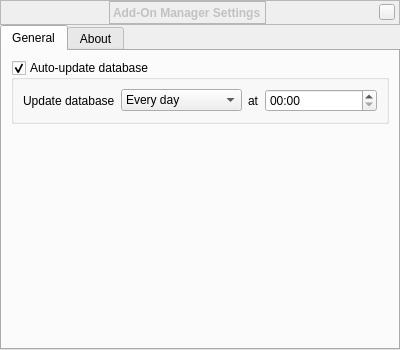
<?xml version="1.0" encoding="UTF-8"?>
<ui version="4.0">
 <class>addonSettingsDialogForm</class>
 <widget class="QWidget" name="addonSettingsDialogForm">
  <property name="geometry">
   <rect>
    <x>0</x>
    <y>0</y>
    <width>400</width>
    <height>350</height>
   </rect>
  </property>
  <property name="sizePolicy">
   <sizepolicy hsizetype="MinimumExpanding" vsizetype="Expanding">
    <horstretch>0</horstretch>
    <verstretch>0</verstretch>
   </sizepolicy>
  </property>
  <property name="font">
   <font/>
  </property>
  <property name="autoFillBackground">
   <bool>false</bool>
  </property>
  <property name="styleSheet">
   <string notr="true"/>
  </property>
  <layout class="QVBoxLayout">
   <property name="spacing">
    <number>0</number>
   </property>
   <property name="leftMargin">
    <number>0</number>
   </property>
   <property name="topMargin">
    <number>0</number>
   </property>
   <property name="rightMargin">
    <number>0</number>
   </property>
   <property name="bottomMargin">
    <number>0</number>
   </property>
   <item>
    <widget class="BarFrame" name="TitleBar">
     <property name="minimumSize">
      <size>
       <width>16</width>
       <height>25</height>
      </size>
     </property>
     <property name="maximumSize">
      <size>
       <width>16777215</width>
       <height>25</height>
      </size>
     </property>
     <property name="font">
      <font/>
     </property>
     <property name="frameShape">
      <enum>QFrame::StyledPanel</enum>
     </property>
     <layout class="QHBoxLayout">
      <property name="leftMargin">
       <number>0</number>
      </property>
      <property name="topMargin">
       <number>0</number>
      </property>
      <property name="rightMargin">
       <number>4</number>
      </property>
      <property name="bottomMargin">
       <number>0</number>
      </property>
      <item>
       <spacer name="horizontalSpacer_2">
        <property name="orientation">
         <enum>Qt::Horizontal</enum>
        </property>
        <property name="sizeHint" stdset="0">
         <size>
          <width>40</width>
          <height>20</height>
         </size>
        </property>
       </spacer>
      </item>
      <item>
       <widget class="QLabel" name="stelWindowTitle">
        <property name="palette">
         <palette>
          <active>
           <colorrole role="WindowText">
            <brush brushstyle="SolidPattern">
             <color alpha="255">
              <red>194</red>
              <green>194</green>
              <blue>195</blue>
             </color>
            </brush>
           </colorrole>
           <colorrole role="Text">
            <brush brushstyle="SolidPattern">
             <color alpha="255">
              <red>194</red>
              <green>194</green>
              <blue>195</blue>
             </color>
            </brush>
           </colorrole>
          </active>
          <inactive>
           <colorrole role="WindowText">
            <brush brushstyle="SolidPattern">
             <color alpha="255">
              <red>194</red>
              <green>194</green>
              <blue>195</blue>
             </color>
            </brush>
           </colorrole>
           <colorrole role="Text">
            <brush brushstyle="SolidPattern">
             <color alpha="255">
              <red>194</red>
              <green>194</green>
              <blue>195</blue>
             </color>
            </brush>
           </colorrole>
          </inactive>
          <disabled>
           <colorrole role="WindowText">
            <brush brushstyle="SolidPattern">
             <color alpha="255">
              <red>194</red>
              <green>194</green>
              <blue>195</blue>
             </color>
            </brush>
           </colorrole>
           <colorrole role="Text">
            <brush brushstyle="SolidPattern">
             <color alpha="255">
              <red>194</red>
              <green>194</green>
              <blue>195</blue>
             </color>
            </brush>
           </colorrole>
          </disabled>
         </palette>
        </property>
        <property name="font">
         <font>
          <weight>75</weight>
          <italic>false</italic>
          <bold>true</bold>
         </font>
        </property>
        <property name="styleSheet">
         <string notr="true"/>
        </property>
        <property name="frameShape">
         <enum>QFrame::StyledPanel</enum>
        </property>
        <property name="lineWidth">
         <number>0</number>
        </property>
        <property name="text">
         <string>Add-On Manager Settings</string>
        </property>
        <property name="indent">
         <number>-1</number>
        </property>
       </widget>
      </item>
      <item>
       <spacer name="horizontalSpacer_3">
        <property name="orientation">
         <enum>Qt::Horizontal</enum>
        </property>
        <property name="sizeHint" stdset="0">
         <size>
          <width>40</width>
          <height>20</height>
         </size>
        </property>
       </spacer>
      </item>
      <item>
       <widget class="QPushButton" name="closeStelWindow">
        <property name="sizePolicy">
         <sizepolicy hsizetype="Fixed" vsizetype="Fixed">
          <horstretch>0</horstretch>
          <verstretch>0</verstretch>
         </sizepolicy>
        </property>
        <property name="minimumSize">
         <size>
          <width>16</width>
          <height>16</height>
         </size>
        </property>
        <property name="maximumSize">
         <size>
          <width>16</width>
          <height>16</height>
         </size>
        </property>
        <property name="focusPolicy">
         <enum>Qt::NoFocus</enum>
        </property>
        <property name="contextMenuPolicy">
         <enum>Qt::DefaultContextMenu</enum>
        </property>
        <property name="text">
         <string/>
        </property>
       </widget>
      </item>
     </layout>
    </widget>
   </item>
   <item>
    <widget class="QTabWidget" name="tabs">
     <property name="currentIndex">
      <number>0</number>
     </property>
     <widget class="QWidget" name="tab">
      <attribute name="title">
       <string>General</string>
      </attribute>
      <layout class="QVBoxLayout" name="verticalLayout">
       <item>
        <widget class="QGroupBox" name="groupBox">
         <property name="title">
          <string>Auto-update database</string>
         </property>
         <property name="checkable">
          <bool>true</bool>
         </property>
         <layout class="QGridLayout" name="gridLayout">
          <item row="0" column="2">
           <widget class="QLabel" name="label_2">
            <property name="sizePolicy">
             <sizepolicy hsizetype="Minimum" vsizetype="Preferred">
              <horstretch>0</horstretch>
              <verstretch>0</verstretch>
             </sizepolicy>
            </property>
            <property name="text">
             <string>at</string>
            </property>
           </widget>
          </item>
          <item row="0" column="1">
           <widget class="QComboBox" name="comboBox">
            <property name="sizePolicy">
             <sizepolicy hsizetype="MinimumExpanding" vsizetype="Fixed">
              <horstretch>0</horstretch>
              <verstretch>0</verstretch>
             </sizepolicy>
            </property>
            <item>
             <property name="text">
              <string>Every day</string>
             </property>
            </item>
            <item>
             <property name="text">
              <string>Every three days</string>
             </property>
            </item>
            <item>
             <property name="text">
              <string>Every week</string>
             </property>
            </item>
           </widget>
          </item>
          <item row="0" column="0">
           <widget class="QLabel" name="label">
            <property name="sizePolicy">
             <sizepolicy hsizetype="Minimum" vsizetype="Preferred">
              <horstretch>0</horstretch>
              <verstretch>0</verstretch>
             </sizepolicy>
            </property>
            <property name="text">
             <string>Update database</string>
            </property>
           </widget>
          </item>
          <item row="0" column="3">
           <widget class="QDateTimeEdit" name="dateTimeEdit">
            <property name="sizePolicy">
             <sizepolicy hsizetype="MinimumExpanding" vsizetype="Fixed">
              <horstretch>0</horstretch>
              <verstretch>0</verstretch>
             </sizepolicy>
            </property>
            <property name="displayFormat">
             <string>HH:00</string>
            </property>
           </widget>
          </item>
         </layout>
        </widget>
       </item>
       <item>
        <spacer name="verticalSpacer">
         <property name="orientation">
          <enum>Qt::Vertical</enum>
         </property>
         <property name="sizeHint" stdset="0">
          <size>
           <width>20</width>
           <height>40</height>
          </size>
         </property>
        </spacer>
       </item>
      </layout>
     </widget>
     <widget class="QWidget" name="tab_2">
      <attribute name="title">
       <string>About</string>
      </attribute>
     </widget>
    </widget>
   </item>
  </layout>
 </widget>
 <customwidgets>
  <customwidget>
   <class>BarFrame</class>
   <extends>QFrame</extends>
   <header>Dialog.hpp</header>
   <container>1</container>
  </customwidget>
 </customwidgets>
 <resources/>
 <connections/>
</ui>
